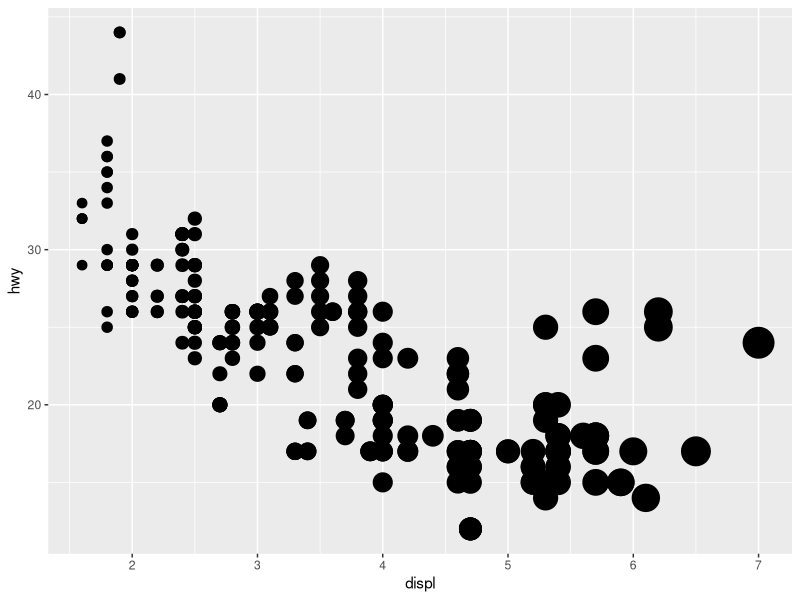
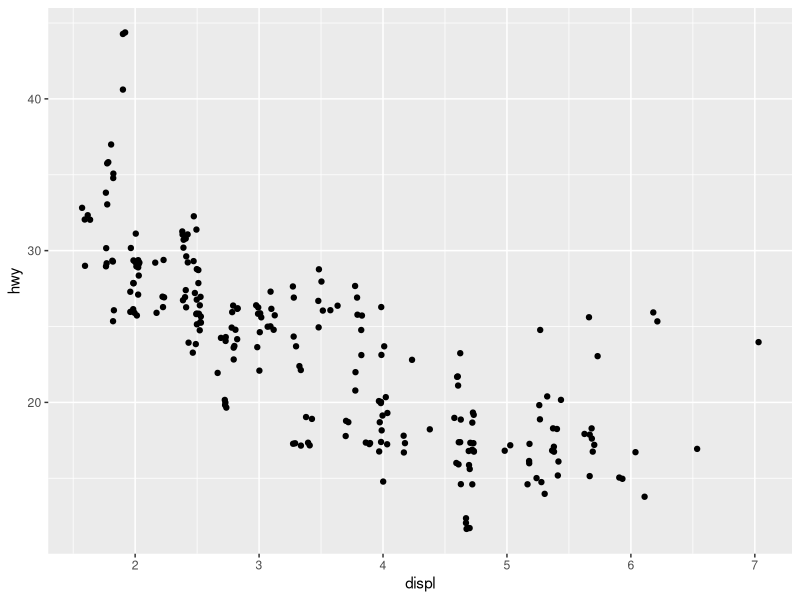
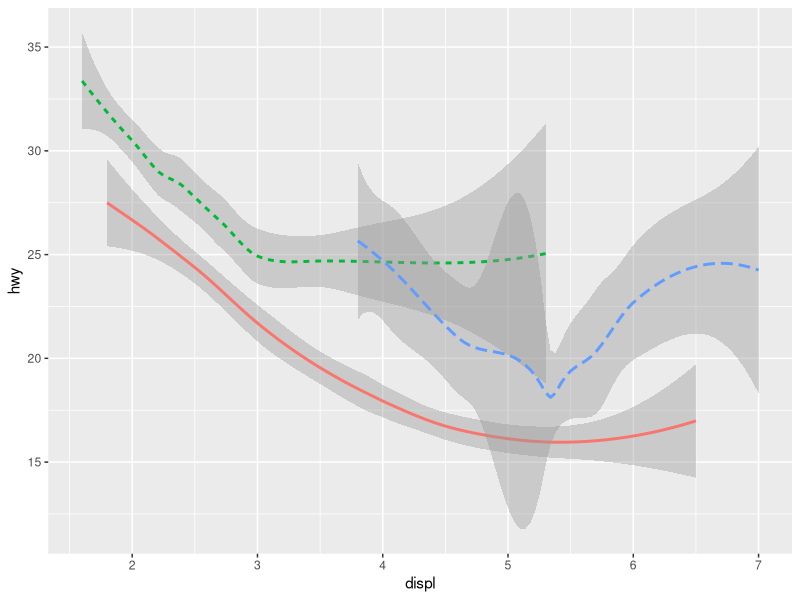

Here is the R script that generated these plots, in order: (Note: this script raises an error after producing the figures.)
library("tidyverse")
library("hexbin")
# The plot are being decided by geometrics objects (geom) being used. For example the below uses the point geoms

# adding aesthetic by attaching shape, size, color or alpha aesthetic to a partuclar columns
ggplot(data = mpg) +
    # geom_point(mapping = aes(x= displ,y=hwy,color = cty)) +
    geom_point(mapping = aes(x= displ,y=hwy,stroke = displ))  # it sets the size by the value of variable 
#    facet_wrap(~cty) + # make plots for each values of cty even if it is continuous
    # facet_grid(fl~class) + # grid based plot for each combination of values
    # facet_grid(.~class) # only columns are present and only one rows

# inserting some random noise to data so that we might get some insight of data
# adding aesthetic by attaching shape, size, color or alpha aesthetic to a partuclar columns
ggplot(data = mpg , mapping = aes(x= displ, y = hwy)) +
    geom_jitter()
    


# This uses line geoms object
# mapping given here is global. When local mapping given corresponding to geoms then local is being used
# This is true for all arguments for ggplot e.g. data
ggplot(data = mpg, mapping = aes(x= displ,y=hwy, color= drv)) + # mapping given here will be global
    # geom_point(mapping = aes(x= displ,y=hwy, color= drv) ) +
    geom_smooth(mapping = aes(x=displ, y = hwy, linetype = drv),show.legend = FALSE ) 


# plotting histogram, boxplot, linechart
ggplot(data = mpg, mapping = aes(x= displ,y=hwy, color= drv)) +
    # geom_boxplot()
    geom_bar(mapping = aes())

# ------------------------------------------------------------------------
diamonds # data available from tidyverse package
# selecting subcolumns of tibble
select(diamonds, cut , depth)

ggplot(data= diamonds) +
    geom_bar(mapping = aes(x = cut))

ggplot() +
    stat_count(mapping = aes(diamonds$cut))
# The above two graphs have the same ouput because for each geom there is default stat and vice-versa

cut_stat_count <- tribble(
    
    ~cut,         ~freq,
    "Fair",       1610,
    "Good",       4906,
    "Very Good",  12082,
    "Premium",    13791,
    "Ideal",      21551
)
# overriding the default stat
ggplot(cut_stat_count) + 
    geom_bar(mapping = aes(x = cut , y = freq), stat = "identity")
# overriding transformed variable to aesthetic
ggplot(data= diamonds) + 
    geom_bar(mapping = aes(x=cut,y = stat(prop), group = 1)) # todo: what is stat(prop)

# statistical transformation
ggplot(data = diamonds) + 
    stat_summary(
        mapping = aes(x = cut, y = depth),
        fun.min = min,
        fun.max = max,
        fun = median
    )
# above and below plots are similar
ggplot(data = diamonds) + 
    geom_pointrange(
        mapping = aes(x = cut, y = depth),
        stat = "summary",
        fun.min = min,
        fun.max = max,
        fun = median
    )

ggplot(data = diamonds) + 
    geom_col(
        mapping = aes(x = cut, y = depth)
    )
# get the comparison between geom_col and geom_bar
ggplot(data = diamonds) + 
    geom_bar(
        mapping = aes(x = depth)
    )

# todo: what is fomula represent and what is methods
ggplot(mpg) + 
    stat_smooth(mapping = aes(x=displ, y = hwy), formula = y ~ x, method = lm) # method = loess for polynomial fit


ggplot(data = diamonds) + 
    geom_bar(mapping = aes(x = cut, y = stat(prop), group =1))
ggplot(data = diamonds) + 
    geom_bar(mapping = aes(x = cut, fill =stat(prop), y = stat(prop), group =1))

# filling the colors corresponding to the count of each type of clarity
ggplot(data = diamonds) + 
    geom_bar(mapping = aes(x = cut, fill = clarity))

# -----------------------------------------------------------------
# position can be any of the three identity, fill or dodge

# identity position makes it fall to place without stacking, so a lot of overlap is seen
ggplot(data = diamonds, mapping = aes(x = cut, colour = clarity)) + 
    geom_bar(fill = NA, position = "identity")

# comparing proportion across each group
ggplot(data = diamonds) + 
    geom_bar(mapping = aes(x = cut, fill = clarity), position = "fill")

# compare indivisual values
ggplot(data = diamonds) + 
    geom_bar(mapping = aes(x = cut, fill = clarity), position = "dodge")
# ---------------------------------------------------------------------
# exercise
ggplot(data = mpg, mapping = aes(x = cty, y = hwy)) + 
    geom_jitter(width = .4, height = .4) # adds a small noise to each datapoint


ggplot(data = mpg, mapping = aes(x = cty, y = hwy)) + 
    geom_count()

ggplot(data = mpg, mapping = aes(x = cty, y = hwy,fill = trans)) + 
    geom_boxplot() +
    coord_cartesian(ylim = c(0, 50))
# =================================================================================
"
Grammer of graphics for plotting  with ggplot
----------------------
ggplot(data = <DATA>) + 
  <GEOM_FUNCTION>(
     mapping = aes(<MAPPINGS>),
     stat = <STAT>, 
     position = <POSITION>
  ) +
  <COORDINATE_FUNCTION> +
  <FACET_FUNCTION>
"

# usage of count, tile plot
diamonds %>% 
  count(color, cut) %>%  
  ggplot(mapping = aes(x = color, y = cut)) +
  geom_tile(mapping = aes(fill = n))


ggplot(data = diamonds) +
  geom_point(mapping = aes(x = carat, y = price),alpha=1/5)


# the above can be trickey for large dataset so we will add 2d bining
ggplot(data = diamonds) +
  geom_bin2d(mapping = aes(x = carat, y = price))

install.packages("hexbin")
ggplot(data = diamonds) +
  geom_hex(mapping = aes(x = carat, y = price))


ggplot(data = diamonds, mapping = aes(x = carat, y = price)) + 
  geom_boxplot(mapping = aes(group = cut_width(carat, 1))) # group = cut_number(carat, 20)





